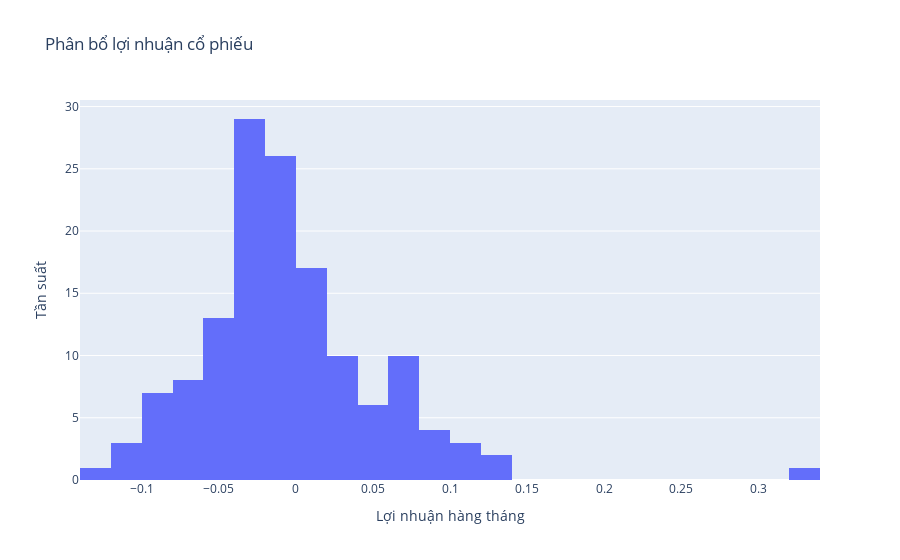

Write notebook code for a chart like this one.
### Markdown cell above
### Return Distribution Chart

### Code cell
df['Return'] = df['Price'].pct_change()

fig = go.Figure()

fig.add_trace(go.Histogram(x=df['Return'], nbinsx=30, name='Lợi nhuận'))

fig.update_layout(title='Phân bổ lợi nhuận cổ phiếu',
                  xaxis_title='Lợi nhuận hàng tháng',
                  yaxis_title='Tần suất')

fig.show()

### Figure 1 — Plotly figure (JSON) as saved in the notebook; plotly's stock layout.template omitted (floating-point values rounded to 4 significant figures; data arrays with more than 128 entries replaced by an {"elided": "..."} marker saying what was removed)
{"data": [{"name": "Lợi nhuận", "nbinsx": 30, "type": "histogram", "x": {"elided": "141 float values"}}], "layout": {"title": {"text": "Phân bổ lợi nhuận cổ phiếu"}, "xaxis": {"title": {"text": "Lợi nhuận hàng tháng"}}, "yaxis": {"title": {"text": "Tần suất"}}}}
